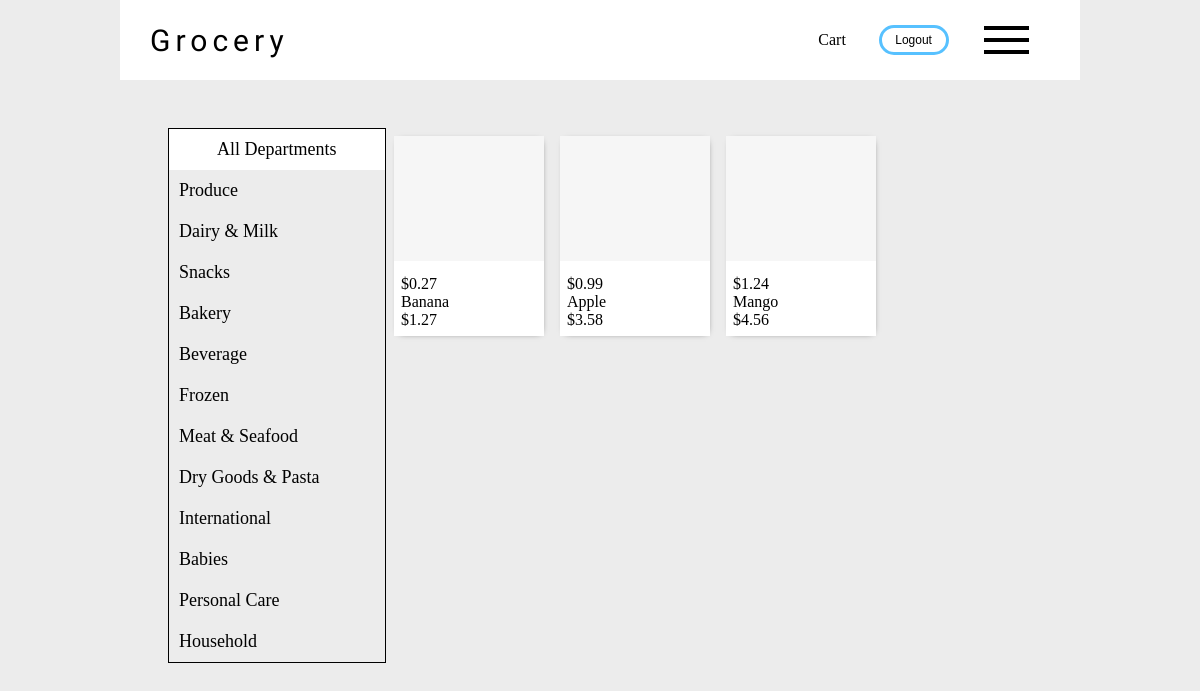
Page /department/Produce (signed in) on the committed database.
### store/models.py (models this page shows, shortened)
class Department(models.Model):
    name = models.CharField(max_length=30)
    image = models.ImageField(upload_to="departments", null=True)

class Product(models.Model):
    name = models.CharField(max_length=100, unique=True)
    price = models.DecimalField(max_digits=10, decimal_places=2)
    desc = models.CharField(max_length=300)
    department = models.ManyToManyField(Department)
    priceRate = models.DecimalField(max_digits=10, decimal_places=2)
    image = models.ImageField()
    quantityType = models.CharField(max_length=10)

### store/views.py (the view)
# urls.py: path('department/<str:department>', productsByDepartment, name='productsByDepartment'),
@login_required(login_url='login')
def productsByDepartment(request, department):
    allSections = Department.objects.all()
    products = Product.objects.all().filter(department__name__contains=department)
    context = {
        'products': products,
        'sections': allSections
    }
    return render(request, 'store/itemList.html', context)

### store/templates/store/ItemList.html
{% extends 'store/base.html' %}
{% load static %}
{% block content %}
<div class="container-box">
    <div class="category">
        <div class="category-title category-size">All Departments</div>
        {% for item in sections %}
            <div class="category-item category-size">
                <span>{{ item.name }}</span>
            </div>
        {% endfor %}
    </div>
    <div class="showcase">
        {% for item in products %}
        <div class="item drop-shadow" data-productid="{{ item.id }}">
            <img src="{% static 'store/images/background.jpg' %}"/>
            <div class="about-item">
                <span>${{ item.price }}</span>
                <span>{{ item.name }}</span>
                <span>${{ item.priceRate }}</span>
            </div>
        </div>
        {% endfor %}
    </div>
</div>
{% endblock %}

### store/static/store/style.css (style rules this page uses)
body { margin: 0; padding: 0; box-sizing: border-box; }
.drop-shadow { box-shadow: 1px 2px 6px -1px rgb(163, 163, 163); }

### store/static/store/baseStyle.css (style rules this page uses)
body { margin: 0; padding: 0; box-sizing: border-box; background-color: rgb(236, 236, 236); }

### store/static/store/itemListStyle.css (style rules this page uses)
body { margin: 0; padding: 0; box-sizing: border-box; }
.container-box { display: flex; justify-content: space-between; width: 90%; margin: auto; }
.category { flex: 1; border: 1px solid black; display: inline-block; }
.category-size { width: 100%; font-size: 18px; padding: 10px; box-sizing: border-box; }
.category-item { cursor: pointer; transition: background-color 0.2s ease-in-out; }
.category-title { display: flex; justify-content: center; background: White; }
.showcase { flex: 3; display: flex; flex-wrap: wrap; justify-content: start; }
.item { display: inline-block; position: relative; margin: 0.5em 0.5em 0.5em 0.5em; width: 150px; height: 200px; cursor: pointer; transition: box-shadow 0.2s ease-in-out; }
.item img { position: absolute; width: 100%; height: 70%; top: 0em; }
.about-item { background-color: white; width: 90%; height: 30%; position: absolute; bottom: 0em; display: flex; flex-direction: column; padding: 5%; justify-content: flex-end; }
.drop-shadow { box-shadow: 1px 1px 7px -5px black; }

### rows in the picture
Department: name "Produce"
Department: name "Dairy & Milk"
Department: name "Snacks"
Department: name "Bakery"
Department: name "Beverage"
Department: name "Frozen"
Department: name "Meat & Seafood"
Department: name "Dry Goods & Pasta"
Department: name "International"
Department: name "Babies"
Department: name "Personal Care"
Department: name "Household"
Product: price "0.27", name "Banana", priceRate "1.27"
Product: price "0.99", name "Apple", priceRate "3.58"
Product: price "1.24", name "Mango", priceRate "4.56"
